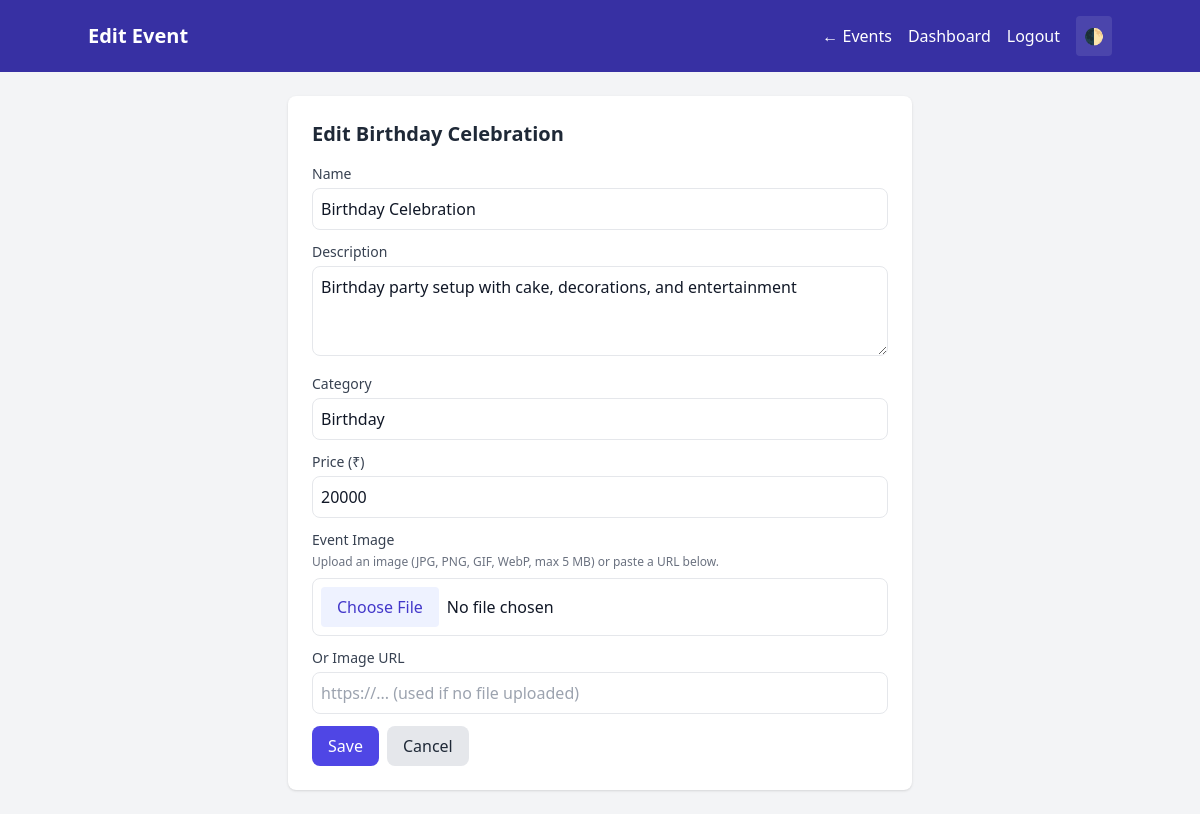
/admin/events/2/edit (signed in), run on the app's committed database.
### tables this page shows
CREATE TABLE events(
        id INTEGER PRIMARY KEY AUTOINCREMENT,
        name TEXT NOT NULL,
        description TEXT,
        price DECIMAL(10,2) NOT NULL,
        category TEXT NOT NULL,
        created_at TIMESTAMP DEFAULT CURRENT_TIMESTAMP
    , image_url TEXT);

### app.py (the view, shortened to what this page needs)
@app.route("/admin/events/<int:event_id>/edit", methods=["GET", "POST"])
def admin_event_edit(event_id):
    if "admin" not in session:
        flash("Admin access required", "error")
        return redirect("/admin")
    conn = None
    try:
        conn = get_db()
        event = conn.execute("SELECT * FROM events WHERE id=?", (event_id,)).fetchone()
        if not event:
            flash("Event not found", "error")
            return redirect("/admin/events")
        return render_template("admin_event_edit.html", event=event)
    finally:
        close_db_connection(conn)

### app.py (called while the page is built)
def get_db():
    conn = sqlite3.connect(Config.DATABASE, timeout=20.0)
    conn.row_factory = sqlite3.Row
    conn.execute('PRAGMA journal_mode=WAL;')
    return conn

def close_db_connection(conn):
    if conn:
        try:
            conn.close()
        except:
            pass

### templates/admin_event_edit.html (shortened to what this page needs)
<!DOCTYPE html>
<html lang="en">
<head>
    <script src="https://cdn.tailwindcss.com"></script>
</head>
<body class="bg-gray-100 dark:bg-gray-900 min-h-screen transition-colors">
<nav class="bg-indigo-800 dark:bg-indigo-900 text-white p-4">
    <div class="container mx-auto flex justify-between items-center">
        <h1 class="text-xl font-bold">Edit Event</h1>
        <div class="space-x-4 flex items-center">
            <a href="/admin/events" class="hover:underline">← Events</a>
            <a href="/admin_dashboard" class="hover:underline">Dashboard</a>
            <a href="/logout" class="hover:underline">Logout</a>
            <button type="button" onclick="toggleDark()" class="p-2 rounded bg-white/10 hover:bg-white/20" title="Toggle dark mode">🌓</button>
        </div>
    </div>
</nav>
<div class="container mx-auto p-6 max-w-2xl">
    <div class="bg-white dark:bg-gray-800 rounded-lg shadow p-6">
        <h2 class="text-xl font-semibold text-gray-800 dark:text-gray-100 mb-4">Edit {{ event.name }}</h2>
        <form method="POST" enctype="multipart/form-data" class="space-y-3">
            <div>
                <label class="block text-sm font-medium text-gray-700 dark:text-gray-300 mb-1">Name</label>
                <input name="name" value="{{ event.name }}" required
                       class="w-full p-2 border dark:border-gray-600 rounded-lg bg-white dark:bg-gray-700 text-gray-900 dark:text-gray-100 focus:ring-2 focus:ring-indigo-500">
            </div>
            <div>
                <label class="block text-sm font-medium text-gray-700 dark:text-gray-300 mb-1">Description</label>
                <textarea name="description" rows="3" class="w-full p-2 border dark:border-gray-600 rounded-lg bg-white dark:bg-gray-700 text-gray-900 dark:text-gray-100 focus:ring-2 focus:ring-indigo-500">{{ event.description or '' }}</textarea>
            </div>
            <div>
                <label class="block text-sm font-medium text-gray-700 dark:text-gray-300 mb-1">Category</label>
                <input name="category" value="{{ event.category }}" required
                       class="w-full p-2 border dark:border-gray-600 rounded-lg bg-white dark:bg-gray-700 text-gray-900 dark:text-gray-100 focus:ring-2 focus:ring-indigo-500">
            </div>
            <div>
                <label class="block text-sm font-medium text-gray-700 dark:text-gray-300 mb-1">Price (₹)</label>
                <input name="price" type="number" step="0.01" value="{{ event.price }}" min="0" required
                       class="w-full p-2 border dark:border-gray-600 rounded-lg bg-white dark:bg-gray-700 text-gray-900 dark:text-gray-100 focus:ring-2 focus:ring-indigo-500">
            </div>
            <div>
                <label class="block text-sm font-medium text-gray-700 dark:text-gray-300 mb-1">Event Image</label>
                <p class="text-xs text-gray-500 dark:text-gray-400 mb-2">Upload an image (JPG, PNG, GIF, WebP, max 5 MB) or paste a URL below.</p>
                <input type="file" name="image_file" accept=".jpg,.jpeg,.png,.gif,.webp"
                       class="w-full p-2 border dark:border-gray-600 rounded-lg bg-white dark:bg-gray-700 text-gray-900 dark:text-gray-100 file:mr-2 file:py-2 file:px-4 file:rounded file:border-0 file:bg-indigo-50 file:text-indigo-700 dark:file:bg-indigo-900/30 dark:file:text-indigo-300">
            </div>
            <div>
                <label class="block text-sm font-medium text-gray-700 dark:text-gray-300 mb-1">Or Image URL</label>
                <input name="image_url" value="{{ event.image_url or '' }}" placeholder="https://... (used if no file uploaded)"
                       class="w-full p-2 border dark:border-gray-600 rounded-lg bg-white dark:bg-gray-700 text-gray-900 dark:text-gray-100 focus:ring-2 focus:ring-indigo-500">
            </div>
            <div class="flex gap-2">
                <button type="submit" class="bg-indigo-600 hover:bg-indigo-700 text-white px-4 py-2 rounded-lg">Save</button>
                <a href="/admin/events" class="bg-gray-200 dark:bg-gray-600 hover:bg-gray-300 dark:hover:bg-gray-500 text-gray-800 dark:text-gray-100 px-4 py-2 rounded-lg">Cancel</a>
            </div>
        </form>
    </div>
</div>
</body>
</html>

### data on the page
events: name "Birthday Celebration", description "Birthday party setup with cake, decorations, and entertainment", category "Birthday", price "20000"
